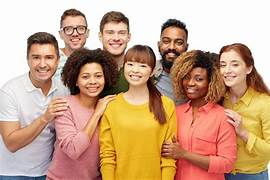
#> input picture th.jpeg, 270 x 180 px
$ python read_face_from_image.py
#> lines starting #> are read from the running program, lines starting #| are printed output that depends on the picture; after the words box and inside, x2 and y2 are one past the last pixel; in counts of white or black regions, pixels touching at a corner belong together
# -*- coding: utf-8 -*-
"""
Created on Mon May 13 21:11:11 2024

@author: nevin
"""

import cv2

face=cv2.CascadeClassifier("C://Users//nevin//AppData//Roaming//Python//Python311//site-packages//cv2//data//haarcascade_frontalface_default.xml")
image=cv2.imread("th.jpeg")
#> image is the input picture: shape (180, 270, 3); mean B, G, R 133.6, 162.9, 201
gray=cv2.cvtColor(image,cv2.IMREAD_GRAYSCALE)
faces=face.detectMultiScale(gray,1.1,6)
#> faces = [[100, 21, 31, 31], [24, 43, 38, 38], [76, 64, 32, 32], [58, 16, 32, 32], [156, 29, 33, 33], [216, 52, 33, 33]]

for(x,y,w,h) in faces:
    cv2.rectangle(image,(x,y),(x+w,y+h),(0,255,0),1)
#> this loop made 6 passes
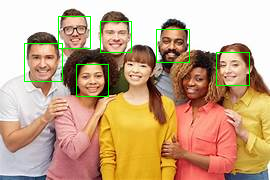
#> image: shape (180, 270, 3); 1.63% of pixels changed, all inside (x1, y1, x2, y2) = (24, 16, 250, 97)


print("Faces found",len(faces))
#| Faces found 6
cv2.imshow("faces in the image ",image)
cv2.waitKey()

$ run again, with vol8.jpg copied over th.jpeg
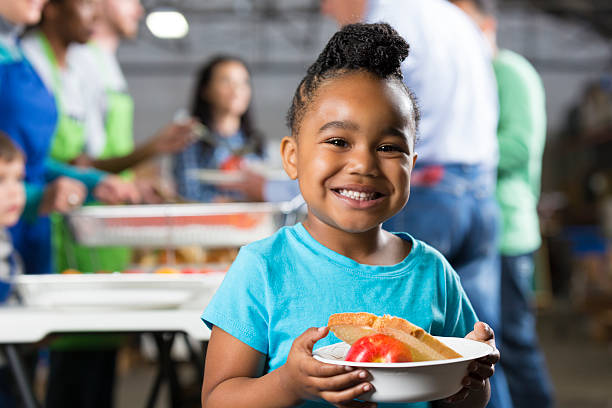
#> input picture vol8.jpg, 612 x 408 px
#> image is the input picture: shape (408, 612, 3); mean B, G, R 129.5, 130.6, 124.1
#> faces = [[212, 65, 44, 44], [296, 93, 128, 128]]
#> the loop `for(x,y,w,h) in faces:` made 2 passes
#> after the loop `for(x,y,w,h) in faces:`:
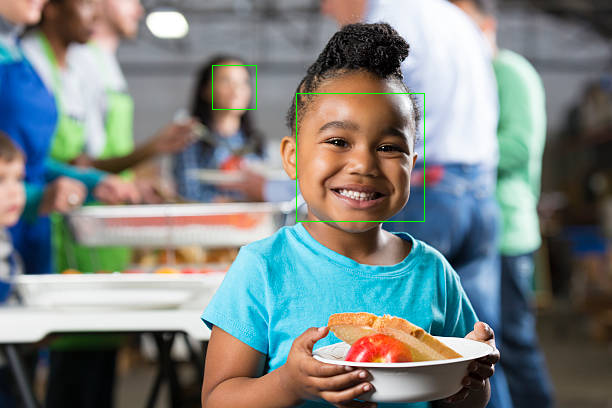
#> image: shape (408, 612, 3); 0.28% of pixels changed, all inside (x1, y1, x2, y2) = (212, 65, 425, 222)
#| Faces found 2
